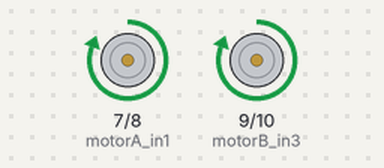
The sketch below on a simulated Arduino Uno, built with avr-gcc and run on an emulated ATmega328P. Parts: motor-driver pin pairs drawn as motors (green arrow = first pin HIGH = forward, orange = second pin HIGH = backward, longer = more drive).

Above: at 1.5 s.
At 7.5 s:
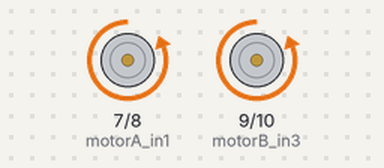
At 10.5 s:
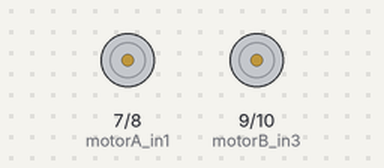
Timing chart, 0 to 15.6 s (numbered marks = the images above):
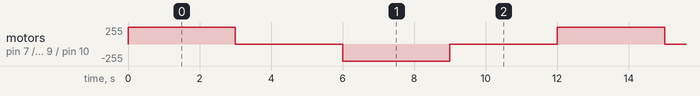

Measured:
- by itself, motor on pin 7 (motorA_in1) / pin 8 (motorA_in2), motor on pin 9 (motorB_in3) / pin 10 (motorB_in4): repeats every 12.0 s: stopped 3.0 s, backward 255/255 3.0 s, stopped 3.0 s, forward 255/255 3.0 s

The sketch:

motores-carro.ino
```cpp
#define motorA_in1 7
#define motorA_in2 8
#define motorB_in3 9
#define motorB_in4 10

void setup(){
  pinMode(motorA_in1, OUTPUT);
  pinMode(motorA_in2, OUTPUT);
  pinMode(motorB_in3, OUTPUT);
  pinMode(motorB_in4, OUTPUT);
}

void andar_frente(){
  digitalWrite(motorA_in1, HIGH);
  digitalWrite(motorA_in2, LOW);
  digitalWrite(motorB_in3, HIGH);
  digitalWrite(motorB_in4, LOW);
}

void andar_tras(){
  digitalWrite(motorA_in1, LOW);
  digitalWrite(motorA_in2, HIGH);
  digitalWrite(motorB_in3, LOW);
  digitalWrite(motorB_in4, HIGH);
}

void parar(){
  digitalWrite(motorA_in1, LOW);
  digitalWrite(motorA_in2, LOW);
  digitalWrite(motorB_in3, LOW);
  digitalWrite(motorB_in4, LOW);
}

void loop(){
  andar_frente();
  delay(3000); // esperar 3 segundos
  parar();
  delay(3000); // esperar 3 segundos
  andar_tras();
  delay(3000); // esperar 3 segundos
  parar();
  delay(3000); // esperar 3 segundos
}
```
